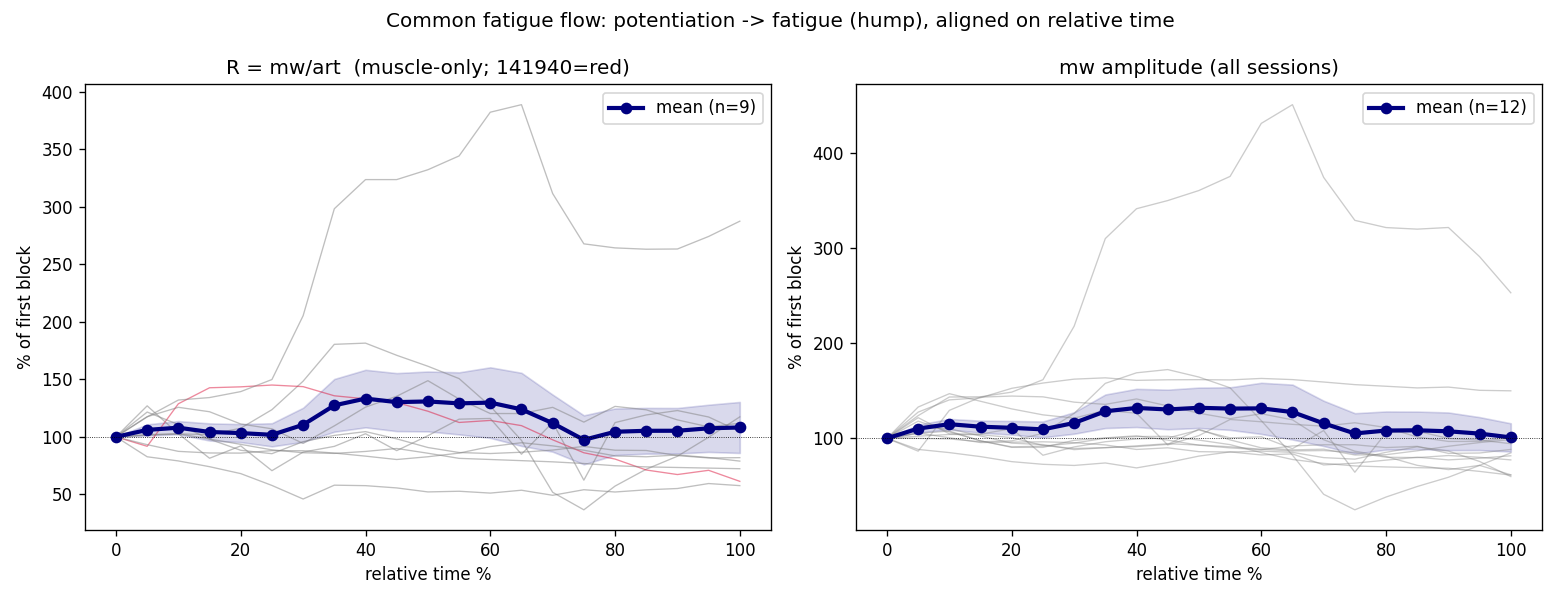

Write the Python code that produced this figure.
#!/usr/bin/env python3
"""raw_fatigue_flow.py — RMS·MDF·M-wave(진폭 R) 외에, 세션에 공통인 피로 '흐름'이
있는지 본다. raw_full_analysis.py 의 검출·정렬·게이트를 재사용한다.

배경: raw_full_analysis 는 '단조 감소'만 피로로 인정해 17세션 중 141940 하나만
남겼다. 하지만 진짜 근육 신호는 직선이 아니라 산(hump)일 수 있다 —
post-activation potentiation(초반 증강) 뒤 fatigue(후반 감소). 단조 게이트는
이 산의 앞부분(증강) 때문에 상관이 0 근처로 나와 놓친다.

두 축으로 검증한다.
 1) 형태(모양·타이밍) 특징 — 전극 이득과 무관(gain-independent)해서 R 이 못 쓴
    포화·불안정 세션도 쓸 수 있다. 각각 세션 내 추세가 '공통 방향'인지 센다.
       lat   M-wave 잠복(ms, 포물선보간)   전도속도↓ → 증가 예측
       dur   M-wave 폭(50%, ms, 선형보간)  시간분산  → 증가 예측
       fc    M-wave 주파수중심(Hz, 스파이크 제외)  파형느려짐 → 하강 예측
       npk   M-wave 창 부호변화 수          다상성    → 증가 예측
    → 결과적으로 어느 것도 공통 방향이 없다(세션마다 제각각). 새 스칼라 지표는 없다.
 2) 궤적 '흐름' — mw(진폭)·R(mw/art) 을 상대시간 0~100%로 리샘플해 겹치고 평균.
    삼분할(초/중/말)·자기정점대비 후반하강으로 산(증강→피로)을 판정.
    → 세션 평균이 +~24%p 증강 후 -~23%p 피로. R(이득약분)에서도 남으므로
      자극드리프트 아티팩트가 아니다. '증강 후 피로'가 공통 흐름이다.

사용: python3 raw_fatigue_flow.py [--plot]
"""
from __future__ import annotations
import argparse
import sys
from collections import Counter
from pathlib import Path
import numpy as np, pandas as pd

sys.path.insert(0, str(Path(__file__).resolve().parent))
import raw_full_analysis as RF

FS = RF.FS
PRE, POST = RF.STA_PRE, RF.STA_POST
LAT_LO, LAT_HI = RF.LAT_LO, RF.LAT_HI
BLK_TARGET = 14
MIN_PULSE_BLK = 30
GRID = np.linspace(0, 1, 21)


# --------------------------------------------------------------- 형태 특징
def feats(sta: np.ndarray) -> dict | None:
    """블록 STA → gain-independent 형태 특징 (lat/dur/fc/npk)."""
    o = PRE
    lo, hi = o + LAT_LO, o + LAT_HI
    a = np.abs(sta[lo:hi])
    if not len(a) or a.max() <= 0:
        return None
    k = int(np.argmax(a)) + lo
    pk = abs(sta[k])
    # 잠복: 정점 포물선 보간으로 sub-ms (1kHz 양자화 완화)
    if 0 < k < len(sta) - 1:
        y0, y1, y2 = abs(sta[k-1]), abs(sta[k]), abs(sta[k+1])
        den = y0 - 2*y1 + y2
        delta = 0.5*(y0 - y2)/den if den != 0 else 0.0
    else:
        delta = 0.0
    lat = (k + delta) - o
    # 폭: 정점 50% 교차 선형보간
    half = 0.5*pk
    li = k
    while li > lo and abs(sta[li]) >= half:
        li -= 1
    ri = k
    while ri < hi-1 and abs(sta[ri]) >= half:
        ri += 1
    def cross(i, j):
        yi, yj = abs(sta[i]), abs(sta[j])
        return i + (half-yi)/(yj-yi) if yj != yi else float(i)
    left = cross(li, li+1) if li >= lo else float(lo)
    right = cross(ri, ri-1) if ri <= hi-1 else float(hi-1)
    dur = right - left
    # M-wave 주파수중심 (스파이크 제외, 3~25ms 창만)
    w = sta[o+LAT_LO:o+LAT_HI].astype(float).copy(); w -= w.mean()
    if np.any(w):
        sp = np.abs(np.fft.rfft(w*np.hanning(len(w))))**2
        fr = np.fft.rfftfreq(len(w), 1.0/FS)
        fc = float((fr*sp).sum()/sp.sum()) if sp.sum() > 0 else np.nan
    else:
        fc = np.nan
    npk = int((np.diff(np.sign(sta[lo:hi])) != 0).sum())
    return dict(lat=lat, dur=dur, fc=fc, npk=npk)


# --------------------------------------------------------------- 궤적 흐름
def resample(t, y):
    t = np.asarray(t, float); y = np.asarray(y, float)
    if len(t) < 3 or t[-1] <= t[0] or y[0] == 0:
        return None
    tn = (t - t[0])/(t[-1] - t[0])
    return np.interp(GRID, tn, y/y[0]*100)


def thirds(y):
    """초/중/말 중앙값(초기=100 기준)으로 산/감소/증가/평탄 분류.
    argmax 는 늘 양끝보다 크므로 자명하다 → 독립인 세 구간 집계로 본다."""
    y = np.asarray(y, float); n = len(y); t = n//3
    e = float(np.median(y[:t])); m = float(np.median(y[t:2*t])); l = float(np.median(y[2*t:]))
    if e <= 0:
        return None
    m_, l_ = m/e*100, l/e*100
    M = 8.0
    if (m_ > 100+M) and (m_ > l_+M):
        cls = "증강→피로(산)"
    elif l_ < 100-M:
        cls = "단조감소"
    elif l_ > 100+M:
        cls = "단조증가"
    else:
        cls = "평탄"
    return dict(e=100.0, m=m_, l=l_, cls=cls)


def peak_fat(y):
    """자기 정점(내부) 대비 후반 하강 = 피로상. 정점 위치는 세션마다 달라도
    정점 이후 내려가는가는 단조게이트가 못 보던 공통 피로신호."""
    s = pd.Series(y).rolling(3, center=True, min_periods=1).mean().to_numpy()
    s = s/s[0]*100
    kp = int(np.argmax(s))
    interior = 1 <= kp <= len(s)-3
    drop = (s[-1]/s[kp] - 1)*100
    return kp/(len(s)-1), float(s[kp]), float(s[-1]), drop, interior


# --------------------------------------------------------------- 세션 분석
def analyze(path: Path):
    x, absr, dc, dropped, clip, v = RF.load_raw(path)
    bursts = RF.find_bursts(absr)
    pulses = RF.refine_pulses(x, RF.find_pulses(absr))
    if len(bursts) < RF.MIN_BURSTS:
        return None
    period = float(np.median(np.diff([a for a, _ in bursts])))
    if not (RF.PERIOD_LO <= period <= RF.PERIOD_HI):
        return None
    sta, seg, sel, info = RF.build_sta(x, pulses)
    if sta is None:
        return None
    win = RF.measure_window(sta, seg)
    if not win or win["sta_ratio"] < RF.STA_RATIO_GATE:
        return None
    railed = [(v[p:p+2] <= RF.ADC_MIN).any() or (v[p:p+2] >= RF.ADC_MAX).any()
              for p in pulses if p+2 <= len(v)]
    clip_pct = float(np.mean(railed)*100) if railed else np.nan

    dec = RF.decompose(absr, sel, win)
    if len(dec) < 8:
        return None
    n = len(absr)
    blk = int(np.clip(n/BLK_TARGET, RF.BLOCK_MIN_S*FS, RF.BLOCK_MAX_S*FS))
    frows = []
    for lo in range(0, n-blk+1, blk):
        ps = sel[(sel >= lo+PRE) & (sel < lo+blk) & (sel < n-POST)]
        if len(ps) < MIN_PULSE_BLK:
            continue
        bs = np.stack([x[s-PRE:s+POST] for s in ps]).mean(0)
        f = feats(bs)
        if f:
            f["t_s"] = (lo+blk/2)/FS
            frows.append(f)
    fdf = pd.DataFrame(frows)

    out = dict(session=path.name.replace("raw_", "").replace(".csv", ""),
               clip=clip_pct, r_ok=clip_pct <= RF.CLIP_GATE, n_block=len(dec),
               t=dec["t_s"].to_numpy(), mw=dec["mw"].to_numpy(), Rv=dec["R"].to_numpy(),
               fdf=fdf)
    return out


def main():
    ap = argparse.ArgumentParser()
    ap.add_argument("--root", type=Path, default=Path.home()/"emgfes-data")
    ap.add_argument("--plot", action="store_true")
    args = ap.parse_args()
    res = [r for r in (analyze(f) for f in sorted(args.root.glob("**/raw_*.csv"))) if r]
    print(f"흐름 분석 세션 {len(res)}개 (G1+STA정렬 통과; 포화 무관)\n")

    # ---- 1) 형태 특징: 공통 방향이 있는가 ----
    print("=== 1) gain-independent 형태특징의 세션 내 추세 (ρ=시간상관) ===")
    print(f"{'세션':<16}{'대조군':>6}{'잠복ρ':>8}{'폭ρ':>8}{'fcρ':>8}{'다상ρ':>8}")
    trend_rho = {c: [] for c in ("lat", "dur", "fc", "npk")}
    for r in res:
        d = r["fdf"]
        if len(d) < 8:
            continue
        rr = {}
        for c in ("lat", "dur", "fc", "npk"):
            rho = RF.spearman(d["t_s"].to_numpy(), d[c].to_numpy())
            rr[c] = rho
            if not np.isnan(rho):
                trend_rho[c].append(rho)
        print(f"{r['session']:<16}{'평' if r['r_ok'] else '포화':>6}"
              f"{rr['lat']:>+8.2f}{rr['dur']:>+8.2f}{rr['fc']:>+8.2f}{rr['npk']:>+8.2f}")
    print("\n  공통 방향성 (|ρ|≥0.5 세션 수):")
    for c, lab, pred in (("lat", "잠복", "증가"), ("dur", "폭", "증가"),
                         ("fc", "주파수중심", "하강"), ("npk", "다상성", "증가")):
        a = np.array(trend_rho[c])
        print(f"    {lab:<6} ↑{int((a>=0.5).sum())} ↓{int((a<=-0.5).sum())} "
              f"→{int((np.abs(a)<0.5).sum())}   중앙ρ={np.median(a):+.2f}  (피로예측 {pred})")
    print("  → 어느 특징도 공통 방향 없음. 진폭 R 을 대체할 단일 스칼라는 없다.")

    # ---- 2) 궤적 흐름: 증강 후 피로 ----
    print("\n=== 2) 궤적 흐름 — 삼분할(초/중/말 %, 초기=100) ===")
    print(f"{'세션':<16}{'신호':>5}{'초':>5}{'중':>5}{'말':>5}  분류")
    R_stack, mw_stack, R_cls, mw_cls = [], [], [], []
    for r in res:
        rs = resample(r["t"], r["mw"]); mw_stack.append(rs) if rs is not None else None
        hm = thirds(r["mw"]); mw_cls.append(hm["cls"])
        if r["r_ok"]:
            rr = resample(r["t"], r["Rv"]); R_stack.append(rr) if rr is not None else None
            hR = thirds(r["Rv"]); R_cls.append(hR["cls"])
            print(f"{r['session']:<16}{'R':>5}{hR['e']:>5.0f}{hR['m']:>5.0f}{hR['l']:>5.0f}  {hR['cls']}")
        else:
            print(f"{r['session']:<16}{'mw':>5}{hm['e']:>5.0f}{hm['m']:>5.0f}{hm['l']:>5.0f}  {hm['cls']}(R무효)")
    print(f"\n  R 분류 (근육만, n={len(R_cls)}): " + "  ".join(f"{k} {v}" for k, v in Counter(R_cls).most_common()))
    print(f"  mw 분류 (전 세션, n={len(mw_cls)}): " + "  ".join(f"{k} {v}" for k, v in Counter(mw_cls).most_common()))

    print("\n  자기정점(내부) 대비 후반 하강 = 피로상:")
    fat = 0
    for r in res:
        sig = r["Rv"] if r["r_ok"] else r["mw"]
        pf, pv, ev, drop, interior = peak_fat(sig)
        is_fat = interior and drop <= -15
        fat += is_fat
        print(f"    {r['session']:<16}{'R' if r['r_ok'] else 'mw':>4}  "
              f"정점@{pf*100:>3.0f}% ({pv:>3.0f}%) → 끝 {ev:>3.0f}%  하강 {drop:>+4.0f}%  {'피로상' if is_fat else '—'}")
    print(f"  → 내부 정점 후 15%↑ 하강: {fat}/{len(res)}")

    for stack, lab in ((R_stack, "R=mw/art 근육만"), (mw_stack, "mw 진폭 전세션")):
        stack = [s for s in stack if s is not None]
        if not stack:
            continue
        Mn = np.vstack(stack).mean(0); t = len(GRID)//3
        e, m, l = Mn[:t].mean(), Mn[t:2*t].mean(), Mn[2*t:].mean()
        kp = int(np.argmax(Mn))
        print(f"\n  [{lab}] 평균 흐름 n={len(stack)}: 초{e:.0f}% 중{m:.0f}% 말{l:.0f}%  "
              f"정점@{GRID[kp]*100:.0f}%({Mn[kp]:.0f}%)  증강+{m-e:.0f}%p→피로{l-m:.0f}%p")

    if args.plot:
        import matplotlib; matplotlib.use("Agg")
        import matplotlib.pyplot as plt
        fig, ax = plt.subplots(1, 2, figsize=(13, 5))
        for r in res:
            if r["r_ok"]:
                rs = resample(r["t"], r["Rv"])
                if rs is not None:
                    ax[0].plot(GRID*100, rs, lw=0.8, alpha=0.5,
                               color="crimson" if r["session"] == "20260717_141940" else "gray")
            rs = resample(r["t"], r["mw"])
            if rs is not None:
                ax[1].plot(GRID*100, rs, lw=0.8, alpha=0.4, color="gray")
        for a, stack, ti in ((ax[0], R_stack, "R = mw/art  (muscle-only; 141940=red)"),
                             (ax[1], mw_stack, "mw amplitude (all sessions)")):
            S = np.vstack([s for s in stack if s is not None]); Mn = S.mean(0); se = S.std(0)/np.sqrt(len(S))
            a.plot(GRID*100, Mn, "o-", color="navy", lw=2.5, label=f"mean (n={len(S)})")
            a.fill_between(GRID*100, Mn-se, Mn+se, color="navy", alpha=0.15)
            a.axhline(100, color="k", lw=0.5, ls=":")
            a.set_xlabel("relative time %"); a.set_ylabel("% of first block"); a.set_title(ti); a.legend()
        fig.suptitle("Common fatigue flow: potentiation -> fatigue (hump), aligned on relative time")
        fig.tight_layout()
        p = Path(__file__).parent/"raw_fatigue_flow.png"
        fig.savefig(p, dpi=120); print(f"\n저장: {p}")


if __name__ == "__main__":
    main()
